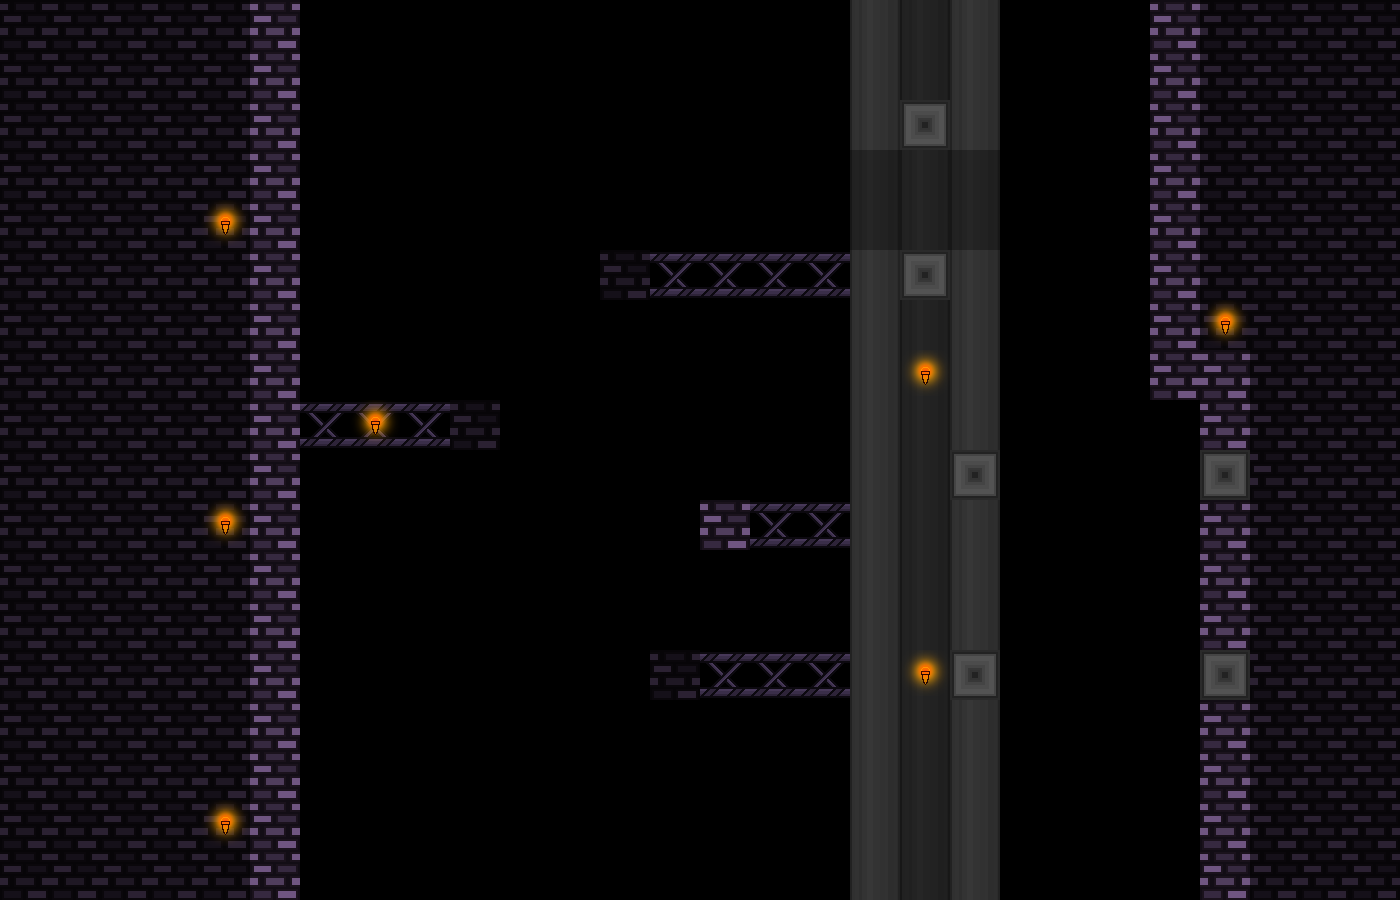

Below is a game level as drawn by its tile map, then a one-line description and the .tmx that defines it (tile-layer data replaced by summaries):
An orthogonal 28x18 tile map with 50x50 px tiles, 3 tile layers (tiles-main, tiles-deco, tiles-deco2), 7 tilesets and 38 objects (18x warp, 10x laser, 7x light, 3x falling).

<map version="1.10" tiledversion="1.11.2" orientation="orthogonal" renderorder="right-down" width="28" height="18" tilewidth="50" tileheight="50" infinite="0" nextlayerid="20" nextobjectid="306">
 <properties>
  <property name="songName" value="castle1" />
 </properties>
 <tileset firstgid="1" source="ch1-tiles.tsx" />
 <tileset firstgid="49" source="../../textures/trampoline.tsx" />
 <tileset firstgid="52" source="../../textures/save.tsx" />
 <tileset firstgid="53" source="../../textures/spike.tsx" />
 <tileset firstgid="61" source="../../textures/laser.tsx" />
 <tileset firstgid="79" source="../../textures/light.tsx" />
 <tileset firstgid="80" source="../../textures/transition-tiles.tsx" />
 <layer id="1" name="tiles-main" width="28" height="18">
  <data>[504 cells, 86 non-empty, 4 distinct tile ids]</data>
 </layer>
 <layer id="5" name="tiles-deco" width="28" height="18">
  <data>[504 cells, 172 non-empty, 3 distinct tile ids]</data>
 </layer>
 <layer id="18" name="tiles-deco2" width="28" height="18">
  <data>[504 cells, 7 non-empty, 1 distinct tile ids]</data>
 </layer>
 <objectgroup id="16" name="falling">
  <properties>
   <property name="direction" value="down" />
  </properties>
  <object id="278" name="falling" gid="40" x="600" y="300" width="50" height="50">
   <properties>
    <property name="direction" value="down" />
   </properties>
  </object>
  <object id="279" name="falling" gid="40" x="450" y="450" width="50" height="50">
   <properties>
    <property name="direction" value="down" />
   </properties>
  </object>
  <object id="281" name="falling" gid="40" x="650" y="700" width="50" height="50">
   <properties>
    <property name="direction" value="down" />
   </properties>
  </object>
 </objectgroup>
 <objectgroup id="13" name="platform" />
 <objectgroup id="14" name="light">
  <object id="272" name="light" gid="79" x="826.667" y="474.667" width="200" height="200" />
  <object id="273" name="light" gid="79" x="824" y="769.333" width="200" height="200" />
  <object id="274" name="light" gid="79" x="128" y="322.667" width="200" height="200" />
  <object id="275" name="light" gid="79" x="128" y="621.333" width="200" height="200" />
  <object id="276" name="light" gid="79" x="125.333" y="920" width="200" height="200" />
  <object id="277" name="light" gid="79" x="1125" y="421" width="200" height="200" />
  <object id="282" name="light" gid="79" x="275.333" y="526" width="200" height="200" />
 </objectgroup>
 <objectgroup id="7" name="trampoline" />
 <objectgroup id="9" name="spike-normal" />
 <objectgroup id="8" name="save" />
 <objectgroup id="10" name="laser">
  <object id="257" name="laser" gid="73" x="900" y="200" width="50" height="50">
   <properties>
    <property name="direction" value="voff" />
   </properties>
  </object>
  <object id="258" name="laser" gid="67" x="900" y="250" width="50" height="50">
   <properties>
    <property name="direction" value="v" />
   </properties>
  </object>
  <object id="266" name="laser" gid="61" x="1050" y="700" width="50" height="50">
   <properties>
    <property name="direction" value="h" />
   </properties>
  </object>
  <object id="267" name="laser" gid="61" x="1000" y="700" width="50" height="50">
   <properties>
    <property name="direction" value="h" />
   </properties>
  </object>
  <object id="268" name="laser" gid="75" x="1100" y="700" width="50" height="50">
   <properties>
    <property name="direction" value="hoff" />
   </properties>
  </object>
  <object id="269" name="laser" gid="75" x="1150" y="700" width="50" height="50">
   <properties>
    <property name="direction" value="hoff" />
   </properties>
  </object>
  <object id="302" name="laser" gid="61" x="1100" y="500" width="50" height="50">
   <properties>
    <property name="direction" value="hoff" />
   </properties>
  </object>
  <object id="303" name="laser" gid="61" x="1150" y="500" width="50" height="50">
   <properties>
    <property name="direction" value="hoff" />
   </properties>
  </object>
  <object id="304" name="laser" gid="75" x="1000" y="500" width="50" height="50">
   <properties>
    <property name="direction" value="h" />
   </properties>
  </object>
  <object id="305" name="laser" gid="75" x="1050" y="500" width="50" height="50">
   <properties>
    <property name="direction" value="h" />
   </properties>
  </object>
 </objectgroup>
 <objectgroup id="11" name="bg">
  <properties>
   <property name="bgName" value="castleBG" />
  </properties>
 </objectgroup>
 <objectgroup id="12" name="mapEffect">
  <properties>
   <property name="effectType" value="none" />
  </properties>
 </objectgroup>
 <objectgroup id="15" name="music">
  <properties>
   <property name="songName" value="castle1" />
  </properties>
 </objectgroup>
 <objectgroup id="19" name="warps">
  <object id="283" name="warp" gid="82" x="300" y="900" width="50" height="50">
   <properties>
    <property name="direction" value="down" />
    <property name="target" value="map14" />
   </properties>
  </object>
  <object id="284" name="warp" gid="82" x="400" y="900" width="50" height="50">
   <properties>
    <property name="direction" value="down" />
    <property name="target" value="map14" />
   </properties>
  </object>
  <object id="285" name="warp" gid="82" x="400" y="900" width="50" height="50">
   <properties>
    <property name="direction" value="down" />
    <property name="target" value="map14" />
   </properties>
  </object>
  <object id="286" name="warp" gid="82" x="450" y="900" width="50" height="50">
   <properties>
    <property name="direction" value="down" />
    <property name="target" value="map14" />
   </properties>
  </object>
  <object id="287" name="warp" gid="82" x="350" y="900" width="50" height="50">
   <properties>
    <property name="direction" value="down" />
    <property name="target" value="map14" />
   </properties>
  </object>
  <object id="288" name="warp" gid="82" x="500" y="900" width="50" height="50">
   <properties>
    <property name="direction" value="down" />
    <property name="target" value="map14" />
   </properties>
  </object>
  <object id="289" name="warp" gid="82" x="550" y="900" width="50" height="50">
   <properties>
    <property name="direction" value="down" />
    <property name="target" value="map14" />
   </properties>
  </object>
  <object id="290" name="warp" gid="82" x="550" y="900" width="50" height="50">
   <properties>
    <property name="direction" value="down" />
    <property name="target" value="map14" />
   </properties>
  </object>
  <object id="291" name="warp" gid="82" x="600" y="900" width="50" height="50">
   <properties>
    <property name="direction" value="down" />
    <property name="target" value="map14" />
   </properties>
  </object>
  <object id="292" name="warp" gid="82" x="650" y="900" width="50" height="50">
   <properties>
    <property name="direction" value="down" />
    <property name="target" value="map14" />
   </properties>
  </object>
  <object id="293" name="warp" gid="82" x="700" y="900" width="50" height="50">
   <properties>
    <property name="direction" value="down" />
    <property name="target" value="map14" />
   </properties>
  </object>
  <object id="294" name="warp" gid="82" x="750" y="900" width="50" height="50">
   <properties>
    <property name="direction" value="down" />
    <property name="target" value="map14" />
   </properties>
  </object>
  <object id="295" name="warp" gid="82" x="750" y="900" width="50" height="50">
   <properties>
    <property name="direction" value="down" />
    <property name="target" value="map14" />
   </properties>
  </object>
  <object id="296" name="warp" gid="82" x="800" y="900" width="50" height="50">
   <properties>
    <property name="direction" value="down" />
    <property name="target" value="map14" />
   </properties>
  </object>
  </objectgroup>
</map>
<!-- 4 of 38 objects omitted -->
